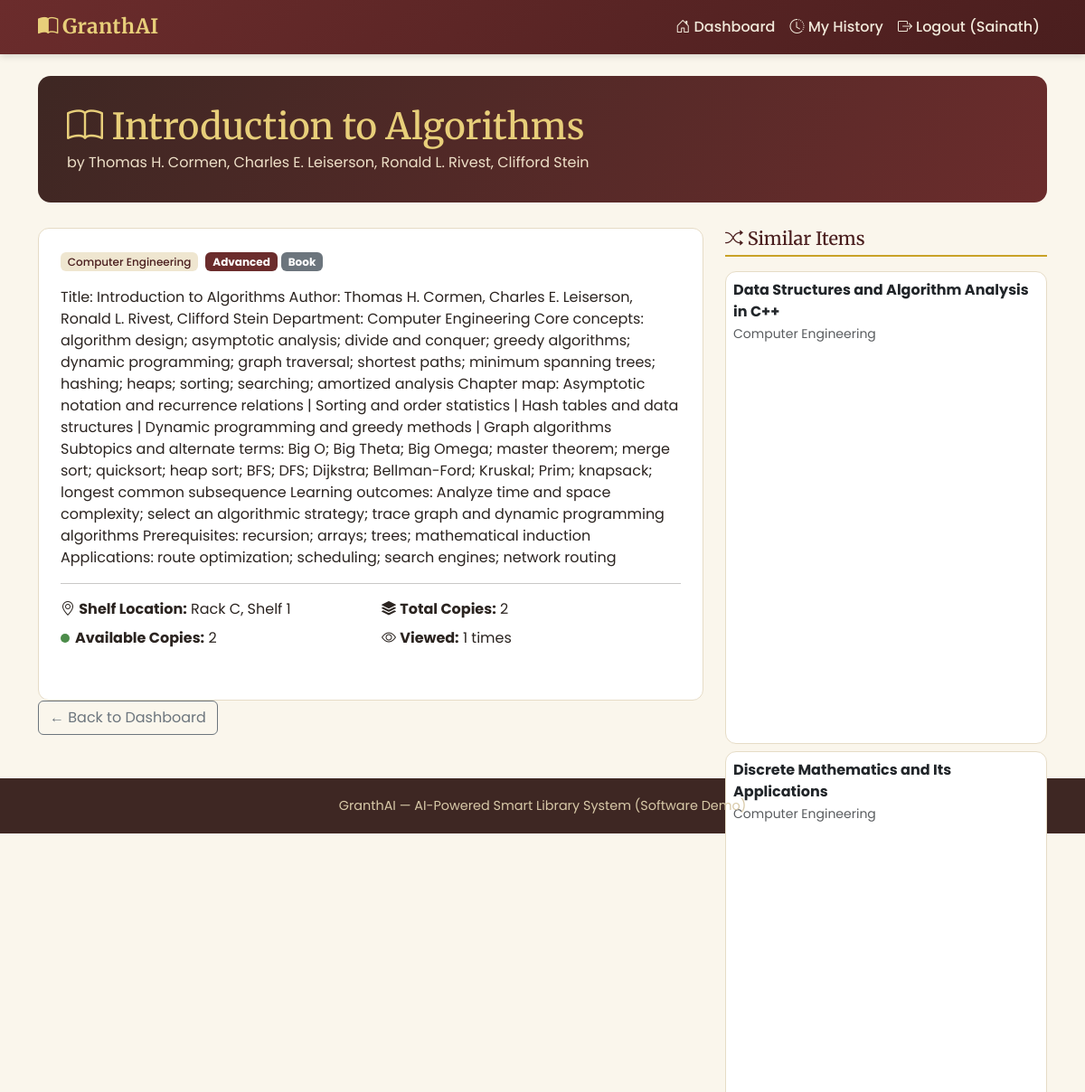
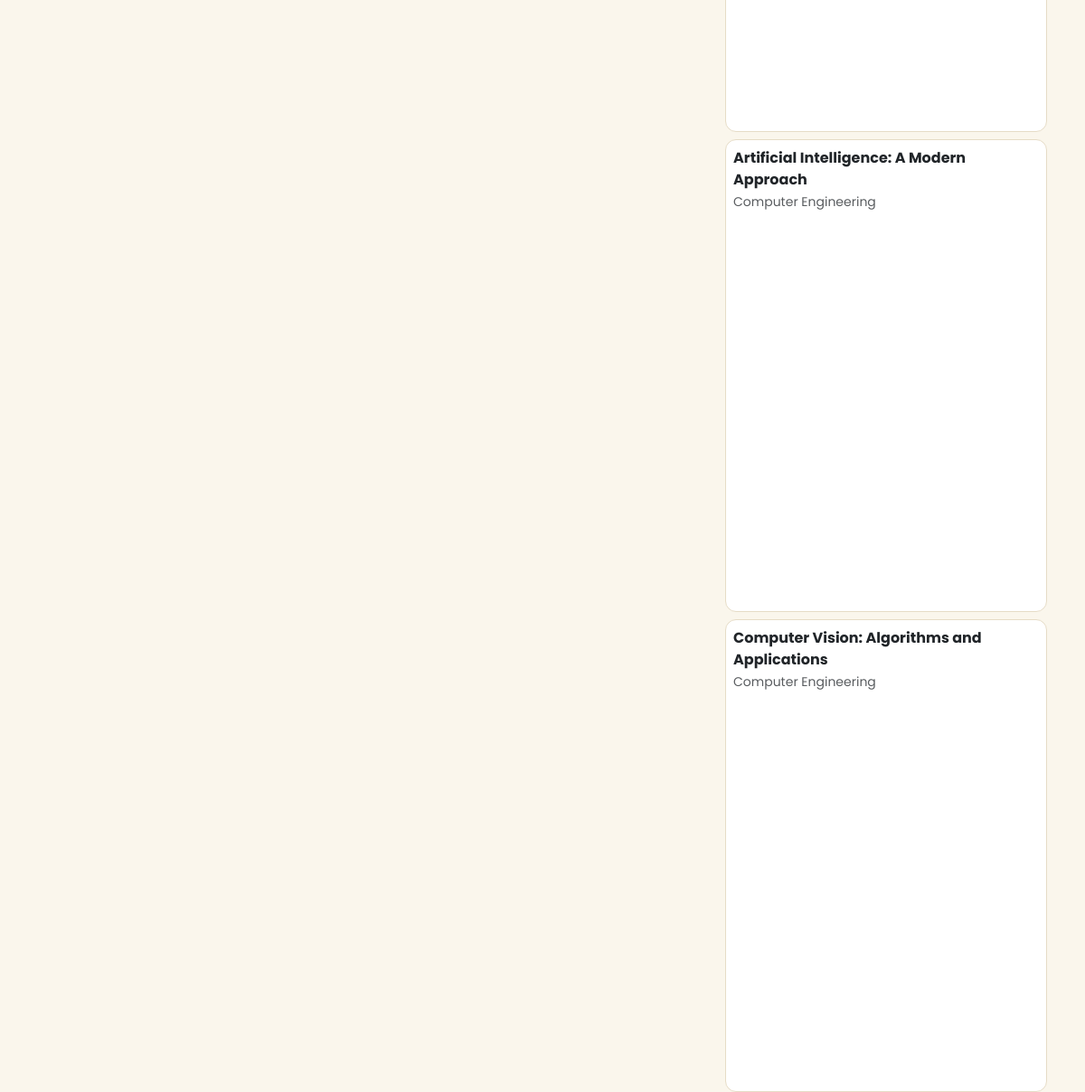
The app's page /student/book/1 (signed in) with its own data (2 pictures, top to bottom).
### models.py (models this page shows, shortened)
class User(db.Model):
    id = db.Column(db.Integer, primary_key=True)
    name = db.Column(db.String(120), nullable=False)
    email = db.Column(db.String(150), unique=True, nullable=False)  # Gmail, per registration
    password_hash = db.Column(db.String(255), nullable=False)
    role = db.Column(db.String(20), nullable=False)  # 'student' or 'librarian'
    department = db.Column(db.String(80))  # only meaningful for students
    created_on = db.Column(db.DateTime, default=utcnow)
    search_history = db.relationship('SearchHistory', backref='student', cascade='all, delete-orphan', lazy=True)
    reservations = db.relationship('Reservation', backref='student', cascade='all, delete-orphan', lazy=True)
    issues = db.relationship('IssueRecord', backref='student', cascade='all, delete-orphan', lazy=True)

class Book(db.Model):
    id = db.Column(db.Integer, primary_key=True)
    title = db.Column(db.String(250), nullable=False)
    author = db.Column(db.String(200))
    department = db.Column(db.String(80), index=True)  # e.g. Engineering, Pharmacy, Diploma, Management
    level = db.Column(db.String(20), default='Intermediate')  # Beginner / Intermediate / Advanced
    item_type = db.Column(db.String(20), default='book')  # 'book' or 'magazine'
    content = db.Column(db.Text)  # keywords / topics / description used for search
    total_copies = db.Column(db.Integer, default=1)
    available_copies = db.Column(db.Integer, default=1)
    shelf_location = db.Column(db.String(80))  # e.g. "Rack E3, Shelf 2"
    view_count = db.Column(db.Integer, default=0)  # used for "Trending" widget
    added_on = db.Column(db.DateTime, default=utcnow, index=True)
    reservations = db.relationship('Reservation', backref='book', cascade='all, delete-orphan', lazy=True)
    issues = db.relationship('IssueRecord', backref='book', cascade='all, delete-orphan', lazy=True)
    @property
    def is_available(self):
        return self.available_copies > 0

### routes/student.py (the view)
@student_bp.route('/book/<int:book_id>')
@role_required('student')
def book_detail(book_id):
    book = db.get_or_404(Book, book_id)
    book.view_count = (book.view_count or 0) + 1
    db.session.commit()
    user = _current_user()
    already_reserved = Reservation.query.filter_by(
        book_id=book.id, student_id=user.id, status='waiting'
    ).first()
    similar_ranked = rank_by_similarity(
        f"{book.title} {book.content or ''}",
        [(b.id, f"{b.title} {b.content or ''}") for b in Book.query.filter(
            Book.id != book.id, Book.item_type == book.item_type
        ).all()],
        top_n=4,
    )
    similar_books = [db.session.get(Book, bid) for bid, _ in similar_ranked]
    return render_template(
        'student/book_detail.html',
        book=book,
        already_reserved=already_reserved,
        similar_books=similar_books,
    )

### recommender.py (called while the page is built)
def tokenize(text):
    if not text:
        return []
    return [token for token in TOKEN_RE.findall(str(text).lower())
            if token not in STOPWORDS and len(token) > 1]

def _tf(tokens):
    counts = Counter(tokens)
    total = len(tokens)
    return {term: count / total for term, count in counts.items()} if total else {}

def _idf(token_lists):
    count = Counter(term for tokens in token_lists for term in set(tokens))
    n = len(token_lists)
    return {term: math.log((n + 1) / (freq + 1)) + 1 for term, freq in count.items()}

def _vector(tokens, idf):
    return {term: weight * idf.get(term, 0.0) for term, weight in _tf(tokens).items()}

def _cosine(a, b):
    if not a or not b:
        return 0.0
    common = a.keys() & b.keys()
    dot = sum(a[t] * b[t] for t in common)
    na = math.sqrt(sum(v * v for v in a.values()))
    nb = math.sqrt(sum(v * v for v in b.values()))
    return dot / (na * nb) if na and nb else 0.0

### routes/student.py (called while the page is built)
def _current_user():
    return db.session.get(User, session['user_id'])

### templates/student/book_detail.html (shortened to what this page needs)
{% extends 'base.html' %}
{% block content %}
<div class="page-hero">
  <h1><i class="bi bi-book"></i> {{ book.title }}</h1>
  <p>by {{ book.author or 'Unknown' }}</p>
</div>
<div class="row">
  <div class="col-md-8">
    <div class="card-book p-4 mb-4">
      <div class="mb-3">
        {% if book.department %}<span class="badge badge-dept me-1">{{ book.department }}</span>{% endif %}
        <span class="badge badge-level-{{ book.level }}">{{ book.level }}</span>
        <span class="badge bg-secondary">{{ book.item_type|capitalize }}</span>
      </div>
      <p>{{ book.content }}</p>
      <hr>
      <div class="row">
        <div class="col-sm-6 mb-2"><i class="bi bi-geo-alt"></i> <strong>Shelf Location:</strong> {{ book.shelf_location }}</div>
        <div class="col-sm-6 mb-2"><i class="bi bi-stack"></i> <strong>Total Copies:</strong> {{ book.total_copies }}</div>
        <div class="col-sm-6 mb-2">
          {% if book.is_available %}
            <span class="availability-dot dot-available"></span><strong>Available Copies:</strong> {{ book.available_copies }}
          {% else %}
            <span class="availability-dot dot-unavailable"></span><strong>Status:</strong> All copies issued out
          {% endif %}
        </div>
        <div class="col-sm-6 mb-2"><i class="bi bi-eye"></i> <strong>Viewed:</strong> {{ book.view_count }} times</div>
      </div>
    </div>
  </div>
  <div class="col-md-4">
    <h5 class="section-title"><i class="bi bi-shuffle"></i> Similar Items</h5>
    {% for sim in similar_books %}
      <a href="{{ url_for('student.book_detail', book_id=sim.id) }}" class="text-decoration-none text-dark">
        <div class="card-book p-2 mb-2">
          <strong>{{ sim.title }}</strong><br>
          <small class="text-muted">{{ sim.department or sim.item_type|capitalize }}</small>
        </div>
      </a>
    {% else %}
      <p class="text-muted small">No similar items found.</p>
    {% endfor %}
  </div>
</div>
<a href="{{ url_for('student.dashboard') }}" class="btn btn-outline-secondary">&larr; Back to Dashboard</a>
{% endblock %}

### templates/base.html (shortened to what this page needs)
<!DOCTYPE html>
<html lang="en">
<head>
<link href="https://cdn.jsdelivr.net/npm/bootstrap@5.3.3/dist/css/bootstrap.min.css" rel="stylesheet">
<link href="https://cdn.jsdelivr.net/npm/bootstrap-icons@1.11.3/font/bootstrap-icons.css" rel="stylesheet">
<link href="{{ url_for('static', filename='css/style.css') }}" rel="stylesheet">
</head>
<body>
<nav class="navbar navbar-expand-lg navbar-granthai">
  <div class="container">
    <a class="navbar-brand" href="{{ url_for('auth.home') }}"><i class="bi bi-book-half me-1"></i>GranthAI</a>
    <div class="collapse navbar-collapse" id="navMain">
      <ul class="navbar-nav ms-auto">
        {% if session.get('role') == 'student' %}
          <li class="nav-item"><a class="nav-link" href="{{ url_for('student.dashboard') }}"><i class="bi bi-house-door"></i> Dashboard</a></li>
          <li class="nav-item"><a class="nav-link" href="{{ url_for('student.history') }}"><i class="bi bi-clock-history"></i> My History</a></li>
        {% endif %}
        {% if session.get('user_id') %}
          <li class="nav-item"><a class="nav-link" href="{{ url_for('auth.logout') }}"><i class="bi bi-box-arrow-right"></i> Logout ({{ session.get('name') }})</a></li>
        {% endif %}
      </ul>
    </div>
  </div>
</nav>
<div class="container mt-4">
  {% block content %}{% endblock %}
</div>
<footer class="granthai-footer">
  GranthAI &mdash; AI-Powered Smart Library System (Software Demo)
</footer>
</body>
</html>

### static/css/style.css (style rules this page uses)
:root { --maroon: #6B2C2C; --maroon-dark: #4A1E1E; --gold: #C9A227; --gold-light: #E8CF7A; --cream: #FAF6EC; --wood: #3E2723; --forest: #2E5339; --ink: #2B2420; }
body { background-color: var(--cream); color: var(--ink); font-family: 'Poppins', 'Segoe UI', sans-serif; }
h1, h2, h3, h4, .brand-font { font-family: 'Merriweather', Georgia, serif; }
.navbar-granthai { background: linear-gradient(135deg, var(--maroon) 0%, var(--maroon-dark) 100%); box-shadow: 0 2px 8px rgba(0,0,0,0.15); }
.navbar-granthai .navbar-brand { color: var(--gold-light) !important; font-family: 'Merriweather', serif; font-weight: 700; font-size: 1.4rem; letter-spacing: 0.5px; }
.navbar-granthai .nav-link { color: #f1e9da !important; font-weight: 500; }
.page-hero { background: linear-gradient(120deg, var(--wood) 0%, var(--maroon) 100%); color: #fff; border-radius: 14px; padding: 2rem 2rem; margin-bottom: 1.75rem; }
.page-hero h1 { color: var(--gold-light); margin-bottom: 0.25rem; }
.page-hero p { color: #eee0c8; margin-bottom: 0; }
.card-book { border: 1px solid #e6dcc6; border-radius: 12px; background: #fff; transition: transform 0.15s ease, box-shadow 0.15s ease; height: 100%; }
.badge-level-Advanced { background-color: #6B2C2C; }
.badge-dept { background-color: #EFE6D0; color: var(--maroon-dark); font-weight: 500; }
.section-title { font-family: 'Merriweather', serif; color: var(--maroon-dark); border-bottom: 2px solid var(--gold); padding-bottom: 0.4rem; margin-bottom: 1rem; }
.availability-dot { display: inline-block; width: 10px; height: 10px; border-radius: 50%; margin-right: 6px; }
.dot-available { background-color: #4C8C4A; }
footer.granthai-footer { background: var(--wood); color: #d8c9a8; padding: 1.25rem 0; margin-top: 3rem; text-align: center; font-size: 0.9rem; }

### records on screen
User: get "Sainath"
Book: title "Introduction to Algorithms", author "Thomas H. Cormen, Charles E. Leiserson, Ronald L. Rivest, Clifford Stein", department "Computer Engineering", level "Advanced", item_type "Book", content "Title: Introduction to Algorithms Author: Thomas H. Cormen, Charles E. Leiserson, Ronald L. Rivest, Clifford Stein Department: Computer Engineering Core concepts: algorithm design; asymptotic analysis; divide and conquer; greedy algorithms; dynamic programming; graph traversal; shortest paths; minimum spanning trees; hashing; heaps; sorting; searching; amortized analysis Chapter map: Asymptotic notation and recurrence relations | Sorting and order statistics | Hash tables and data structures | Dynamic programming and greedy methods | Graph algorithms Subtopics and alternate terms: Big O; Big Theta; Big Omega; master theorem; merge sort; quicksort; heap sort; BFS; DFS; Dijkstra;…", shelf_location "Rack C, Shelf 1", total_copies "2", available_copies "2", view_count "1"
Book: title "Data Structures and Algorithm Analysis in C++", department "Computer Engineering"
Book: title "Discrete Mathematics and Its Applications", department "Computer Engineering"
Book: title "Artificial Intelligence: A Modern Approach", department "Computer Engineering"
Book: title "Computer Vision: Algorithms and Applications", department "Computer Engineering"
